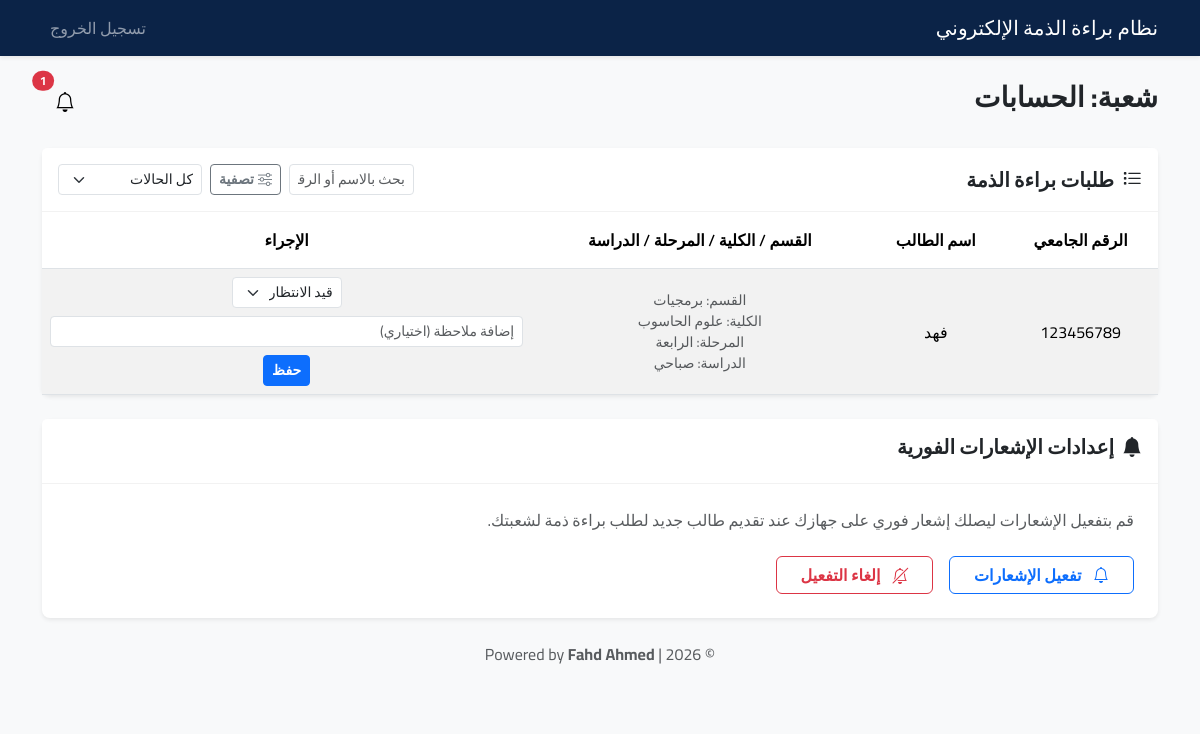
Screenshot of /section_head (signed in) with the database file from the repository.
### app/models.py (models this page shows, shortened)
class User(db.Model, UserMixin):
    id = db.Column(db.Integer, primary_key=True)
    university_id = db.Column(db.String(20), unique=True, nullable=True)  # الرقم الجامعي (خاص بالطلاب)
    username = db.Column(db.String(50), unique=True, nullable=True)       # اسم المستخدم (للموظفين والمدراء)
    email = db.Column(db.String(120), unique=True, nullable=True)         # البريد الإلكتروني
    password_hash = db.Column(db.String(255), nullable=False)             # كلمة المرور المشفرة
    role = db.Column(db.String(20), nullable=False)  # دور المستخدم: 'student', 'system_admin', 'section_head'
    full_name = db.Column(db.String(100), nullable=True) # الاسم الكامل (للعرض فقط)
    department = db.Column(db.String(100), nullable=True) # الشعبة (للموظفين والطلاب)
    college = db.Column(db.String(100), nullable=True)    # الكلية (للطلاب)
    stage = db.Column(db.String(50), nullable=True)       # المرحلة الدراسية (للطلاب)
    study_type = db.Column(db.String(50), nullable=True)  # نوع الدراسة: صباحي/مسائي (للطلاب)
    created_at = db.Column(db.DateTime, default=datetime.utcnow) # تاريخ إنشاء الحساب

class ClearanceStatus(db.Model):
    id = db.Column(db.Integer, primary_key=True)
    student_id = db.Column(db.Integer, db.ForeignKey('user.id'), nullable=False) # معرف الطالب
    department = db.Column(db.String(100), nullable=False)  # اسم الشعبة المعنية بالموافقة
    status = db.Column(db.String(20), default='pending')  # الحالة: pending (قيد الانتظار), approved (موافق), rejected (مرفوض)
    comment = db.Column(db.Text, nullable=True) # ملاحظات مسؤول الشعبة
    updated_at = db.Column(db.DateTime, default=datetime.utcnow) # تاريخ آخر تحديث
    student = db.relationship('User', backref='clearance_statuses')

### app/routes/__init__.py (the view)
@main_routes.route('/section_head')
@login_required
def section_head():
    if current_user.role != 'section_head':
        return redirect(url_for('main.login'))
    query = ClearanceStatus.query.filter_by(department=current_user.department)
    if current_user.college:
        query = query.join(User, ClearanceStatus.student_id == User.id).filter(User.college == current_user.college)
    records = query.all()
    form = UpdateStatusForm()
    return render_template(
        'section_head.html',
        records=records,
        form=form,
        vapid_public_key=current_app.config.get('VAPID_PUBLIC_KEY')
    )

### app/forms.py
class UpdateStatusForm(FlaskForm):
    status = StringField('الحالة الجديدة', validators=[DataRequired()])
    comment = StringField('ملاحظة', validators=[Length(max=200)])
    submit = SubmitField('تحديث الحالة')

### app/__init__.py (called while the page is built)
def format_local_time(utc_dt):
    if not utc_dt:
        return ""
    local_dt = utc_dt + timedelta(hours=3)
    return local_dt.strftime('%Y-%m-%d %H:%M')

def create_app():
    root = os.path.abspath(os.path.join(os.path.dirname(__file__), '..'))
    app = Flask(
        __name__,
        static_folder=os.path.join(root, 'static'),
        static_url_path=''
    )
    app.config.from_object('config')
    app.config['SECRET_KEY'] = '4a8a6021f1e313a3f4e1f7d2f9d7c8c8b6a3e1d1f2a3a1b5'
    app.config['SQLALCHEMY_DATABASE_URI'] = 'mysql+pymysql://root:@localhost/clearance_db'
    db.init_app(app)
    login_manager.init_app(app)
    csrf.init_app(app)  # تفعيل حماية CSRF
    mail.init_app(app)
    login_manager.login_view = 'main.login'
    @login_manager.user_loader
    def load_user(user_id):
        return User.query.get(int(user_id))
    app.register_blueprint(main_routes)
    app.jinja_env.filters['local_time'] = format_local_time
    @app.context_processor
    def inject_now():
        return {'now': datetime.utcnow()}
    return app

### app/templates/section_head.html (shortened to what this page needs)
{% extends "base.html" %}
{% block content %}
<div class="d-flex justify-content-between align-items-center mb-4">
    <h3>شعبة: {{ current_user.username }}</h3>
    <div class="d-flex align-items-center">
        <div class="dropdown d-inline-block ms-3">
            <button class="btn btn-light position-relative" type="button" id="notificationDropdown"
                data-bs-toggle="dropdown" aria-expanded="false">
                <i class="bi bi-bell fs-5"></i>
                {% set unread = current_user.notifications|selectattr('is_read','equalto',False)|list|length %}
                {% if unread > 0 %}
                <span
                    class="badge bg-danger rounded-pill position-absolute top-0 start-100 translate-middle notification-count">{{
                    unread }}</span>
                {% endif %}
            </button>
        </div>
    </div>
</div>
<div class="card mt-3 border-0 shadow-sm">
    <div class="card-header bg-white py-3">
        <div class="d-flex justify-content-between align-items-center flex-wrap gap-2">
            <h5 class="card-title mb-0 fw-bold">
                <i class="bi bi-list-task me-2"></i>طلبات براءة الذمة
            </h5>
            <div class="d-flex gap-2 align-items-center">
                <input type="text" id="record-search" class="form-control form-control-sm"
                    onkeyup="filterTable()" placeholder="بحث بالاسم أو الرقم الجامعي...">
                <button class="btn btn-sm btn-outline-secondary d-flex align-items-center gap-1"
                        type="button" data-bs-toggle="collapse" data-bs-target="#advanced-filters">
                    <i class="bi bi-sliders"></i> تصفية
                </button>
                <select id="status-filter" class="form-select form-select-sm" onchange="filterTable()">
                    <option value="">كل الحالات</option>
                </select>
            </div>
        </div>
    </div>
    <div class="card-body p-0">
        <div class="table-responsive">
            <table class="table table-striped align-middle text-center mb-0">
                <thead class="bg-light">
                    <tr>
                        <th class="py-3">الرقم الجامعي</th>
                        <th class="py-3">اسم الطالب</th>
                        <th class="py-3">القسم / الكلية / المرحلة / الدراسة</th>
                        <th class="py-3">الإجراء</th>
                    </tr>
                </thead>
                <tbody>
                    {% for record in records %}
                    <tr class="record-row"
                        data-status="{{ record.status }}"
                        data-college="{{ record.student.college or '' }}"
                        data-dept="{{ record.student.department or '' }}"
                        data-stage="{{ record.student.stage or '' }}"
                        data-study="{{ record.student.study_type or '' }}">
                        <td class="student-id">{{ record.student.university_id }}</td>
                        <td class="student-name">{{ record.student.full_name or record.student.username }}</td>
                        <td>
                            <small class="d-block text-muted">القسم: {{ record.student.department or '-' }}</small>
                            <small class="d-block text-muted">الكلية: {{ record.student.college or '-' }}</small>
                            <small class="d-block text-muted">المرحلة: {{ record.student.stage or '-' }}</small>
                            <small class="d-block text-muted">الدراسة: {{ record.student.study_type or '-' }}</small>
                        </td>
                        <td>
                            <form action="{{ url_for('main.update_status') }}" method="POST"
                                class="d-flex justify-content-center align-items-center flex-wrap gap-2">
                                <select name="status" id="status-{{ record.student_id }}"
                                    class="form-select form-select-sm w-auto" required aria-label="حالة الطلب">
                                    <option value="pending" {% if record.status=='pending' %}selected{% endif %}>قيد
                                        الانتظار</option>
                                </select>
                                <input type="text" name="comment" class="form-control form-control-sm min-width-150"
                                    placeholder="إضافة ملاحظة (اختياري)" value="{{ record.comment or '' }}">
                                <button type="submit" class="btn btn-sm btn-primary">حفظ</button>
                            </form>
                        </td>
                    </tr>
                    {% endfor %}
                </tbody>
            </table>
        </div>
    </div>
</div>
<div class="card mt-4 border-0 shadow-sm">
    <div class="card-header bg-white py-3">
        <h5 class="card-title fw-bold">
            <i class="bi bi-bell-fill me-2"></i>إعدادات الإشعارات الفورية
        </h5>
    </div>
    <div class="card-body p-4">
        <p class="text-muted mb-4">قم بتفعيل الإشعارات ليصلك إشعار فوري على جهازك عند تقديم طالب جديد لطلب براءة ذمة
            لشعبتك.</p>
        <div class="d-flex gap-3">
            <button id="enable-notifications" class="btn btn-outline-primary px-4"
                data-vapid-key="{{ vapid_public_key }}">
                <i class="bi bi-bell me-2"></i> تفعيل الإشعارات
            </button>
            <button id="disable-notifications" class="btn btn-outline-danger px-4">
                <i class="bi bi-bell-slash me-2"></i> إلغاء التفعيل
            </button>
        </div>
    </div>
</div>
{% endblock %}

### app/static/css/styles.css (style rules this page uses)
:root { --primary-color: #0d6efd; --secondary-color: #6c757d; --light-bg: #f8f9fa; --dark-text: #212529; --border-radius: 0.5rem; }
body { font-family: 'Cairo', sans-serif; background-color: var(--light-bg); color: var(--dark-text); }
.card { border: 1px solid rgba(0, 0, 0, .05); border-radius: var(--border-radius); box-shadow: 0 0.125rem 0.25rem rgba(0, 0, 0, 0.075); }
.card-header { background-color: white; border-bottom: 1px solid rgba(0, 0, 0, .05); font-weight: 600; }
h1, h2, h3, h4, h5, h6 { font-weight: 700; }
.btn { font-family: 'Cairo', sans-serif; font-weight: 600; }
.table th { font-weight: 600; }

### rows the page displays
User: username "الحسابات"
ClearanceStatus: student.university_id "123456789", student "فهد", student "برمجيات", student "علوم الحاسوب", student "الرابعة", student "صباحي", status "قيد الانتظار"

### other values shown
{{ unread }} "1"
